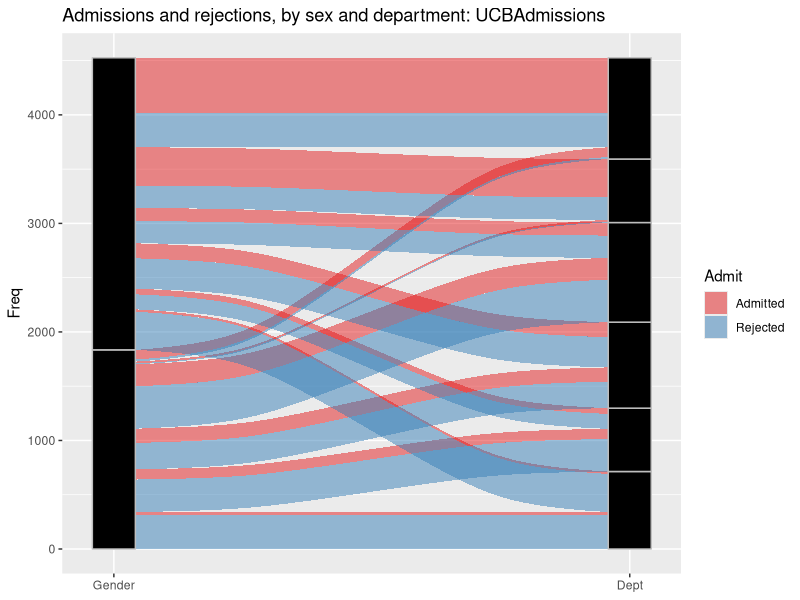

Write R code to recreate this figure.
## ---- chunk 1
data("UCBAdmissions")
# install.packages("ggalluvial")
library(tidyverse); library(ggalluvial)
ggplot(as.data.frame(UCBAdmissions),
       aes(y = Freq, axis1 = Gender, axis2 = Dept)) +
  geom_alluvium(aes(fill = Admit), width = 1/12) +
  geom_stratum(width = 1/12, fill = "black", color = "grey") +
  geom_label(stat = "stratum", label.strata = TRUE) +
  scale_x_discrete(limits = c("Gender", "Dept"), expand = c(.05, .05)) +
  scale_fill_brewer(type = "qual", palette = "Set1") +
  ggtitle("Admissions and rejections, by sex and department: UCBAdmissions")
